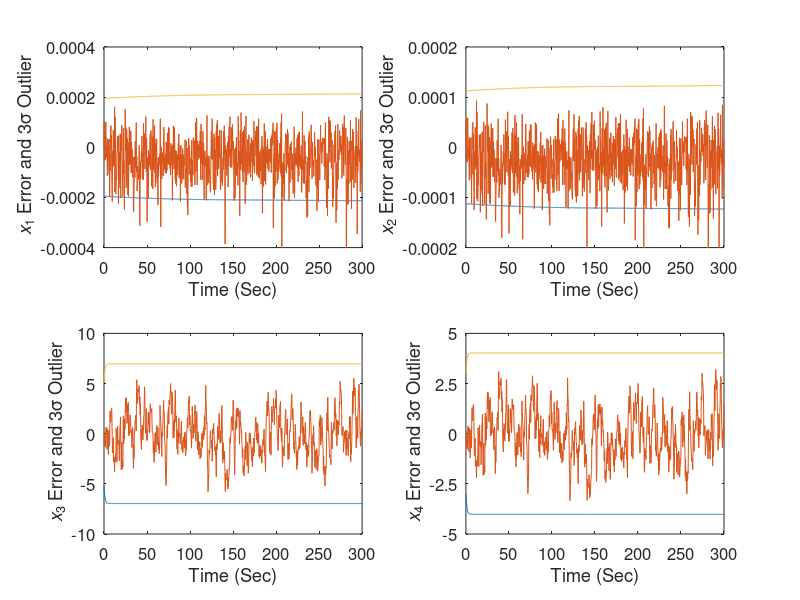

Reproduce this figure in MATLAB.
% This example using a constrained Kalman filter to track a
% vehicle traveling down a known road with some heading angle,
% measured clockwise from due East. The state consists of the 
% north and east position, and the north and east velocity of the vehicle.
% The measurement consists of ranges to two transponders.
% For further details see the web site 
% http://academic.csuohio.edu/simond/kalmanconstrained.

% Optimal Estimation of Dynamic Systems by (2nd ed.) Crassidis and Junkins
% Example 3.8

% Modified by John L. Crassidis 10/10

% Other Required Routines: none

%function KalmanConstrained

% Time
dt=0.3;tf=300;t=[0:dt:tf]';m=length(t);

% Process Noise Covariance 
q=diag([4, 4, 1, 1]);  

% Measurement Noise Covariance 
r=diag([900, 900]); 

% Heading Angle (measured CCW from east)
theta=pi/3; 
tantheta=tan(theta);
sintheta=sin(theta);
costheta=cos(theta);

% Iniitial States
x0=[0;0;tantheta;1]*100;
x=x0;
xbar=x0; 
xe=x0; 

% Initial Estimation Error Covariance
pbar=diag([r(1,1), r(2,2), q(1,1), q(2,2)]);

% Variable used to simulate the vehicle alternately accelerating and
% decelerating, as if in traffic
acceldecelflag=1;

% Transponder Locations
rn1=0;
re1=0;
rn2=1e5*tantheta;
re2=1e5;

% System Matrix
phi = [1 0 dt 0
       0 1 0 dt
       0 0 1 0
       0 0 0 1];

% State Constraint Matrix
d = [1 -tantheta 0 0; 
     0 0 1 -tantheta];

% Initialize arrays for saving data for plotting.
x_store=zeros(m,4);x_store(1,:)=x';
xe_store=zeros(m,4);xe_store(1,:)=x';

% Covariance for Constrained Estimate
%a=eye(4)-pbar*d'*inv(d*pbar*d')*d;
%p=a*pbar*a';
%sig3=zeros(m,4);sig3(1,:)=diag(p)'.^(0.5)*3;
sig3=zeros(m,4);

% Main Loop
for i=1:m

% Measurement
 y=[(x(1)-rn1)^2 + (x(2)-re1)^2;(x(1)-rn2)^2 + (x(2)-re2)^2];
 ym=y+[sqrt(r(1,1))*randn(1);sqrt(r(2,2))*randn(1)];
      
% Constrain the Vehicle (i.e., the true state) to the Straight Road
 if abs(x(1) - tantheta * x(2)) > 0
% if abs(x(1) - tantheta * x(2)) > 2    
  x(2) = (x(2) + x(1) * tantheta) / (1 + tantheta^2);
  x(1) = x(2) * tantheta;
 end
% if abs(x(3) - tantheta * x(4)) > 0.2
 if abs(x(3) - tantheta * x(4)) > 0
  x(4) = (x(4) + x(3) * tantheta) / (1 + tantheta^2);
  x(3) = x(4) * tantheta;
 end
 x_store(i,:)=x';
 
 % Set the Known Input
 if acceldecelflag == 1
  if (x(3) > 30) | (x(4) > 30)
   acceldecelflag = -1;
  end
 else
  if (x(3) < 5) | (x(4) < 5)
   acceldecelflag = 1;
  end
 end
 u=1*acceldecelflag;

% Propagate the State
 gam=[0;0;dt*sintheta;dt*costheta];
 x=phi*x + gam*u + [sqrt(q(1,1))*randn(1);sqrt(q(2,2))*randn(1);sqrt(q(3,3))*randn(1);sqrt(q(4,4))*randn(1)];

% Unconstrained Kalman Filter Update
 h=[2*(xbar(1)-rn1) 2*(xbar(2)-re1)  0 0
    2*(xbar(1)-rn2) 2*(xbar(2)-re2) 0 0];
 gainbar=pbar*h'*inv(h*pbar*h'+r);
 pbar=(eye(4)-gainbar*h)*pbar*(eye(4)-gainbar*h)'+gainbar*r*gainbar';
 ye=[(xbar(1)-rn1)^2 + (xbar(2)-re1)^2;(xbar(1)-rn2)^2 + (xbar(2)-re2)^2];
 xbar=xbar+gainbar*(ym-ye);

% Constrained Estimate 
 gain=pbar*d'*inv(d*pbar*d');
 xe=xbar-gain*d*xbar;
 xe_store(i,:)=xe';

% Covariance for Constrained Estimate
 p=(eye(4)-gain*d)*pbar*(eye(4)-gain*d)';
 sig3(i,:)=diag(p)'.^(0.5)*3;
 
% Unconstrained Kalman Filter Propagation
 xbar=phi*xbar+gam*u;
 pbar=phi*pbar*phi'+q;

end

clf
plot(t,(d*xe_store')')
set(gca,'fontsize',12)
xlabel('Time (Sec)')
ylabel('Constraint')

pause

subplot(221)
plot(t,-sig3(:,1),t,xe_store(:,1)-x_store(:,1),t,sig3(:,1))
set(gca,'fontsize',12)
axis([0 300 -4e-4 4e-4]')
set(gca,'XTick',[0 50 100 150 200 250 300])
set(gca,'YTick',[-4e-4 -2e-4 0 2e-4 4e-4])
xlabel('Time (Sec)')
ylabel('{\it x}_1 Error and 3{\sigma} Outlier')
%ylabel('x1error')

subplot(222)
plot(t,-sig3(:,2),t,xe_store(:,2)-x_store(:,2),t,sig3(:,2))
set(gca,'fontsize',12)
axis([0 300 -2e-4 2e-4]')
set(gca,'XTick',[0 50 100 150 200 250 300])
set(gca,'YTick',[-2e-4 -1e-4 0 1e-4 2e-4])
xlabel('Time (Sec)')
ylabel('{\it x}_2 Error and 3{\sigma} Outlier')
%ylabel('x2error')

subplot(223)
plot(t,-sig3(:,3),t,xe_store(:,3)-x_store(:,3),t,sig3(:,3))
set(gca,'fontsize',12)
axis([0 300 -10 10]')
set(gca,'XTick',[0 50 100 150 200 250 300])
set(gca,'YTick',[-10 -5 0 5 10])
xlabel('Time (Sec)')
ylabel('{\it x}_3 Error and 3{\sigma} Outlier')
%ylabel('x3error')

subplot(224)
plot(t,-sig3(:,4),t,xe_store(:,4)-x_store(:,4),t,sig3(:,4))
set(gca,'fontsize',12)
axis([0 300 -5 5]')
set(gca,'XTick',[0 50 100 150 200 250 300])
set(gca,'YTick',[-5 -2.5 0 2.5 5])
xlabel('Time (Sec)')
ylabel('{\it x}_4 Error and 3{\sigma} Outlier')
%ylabel('x4error')